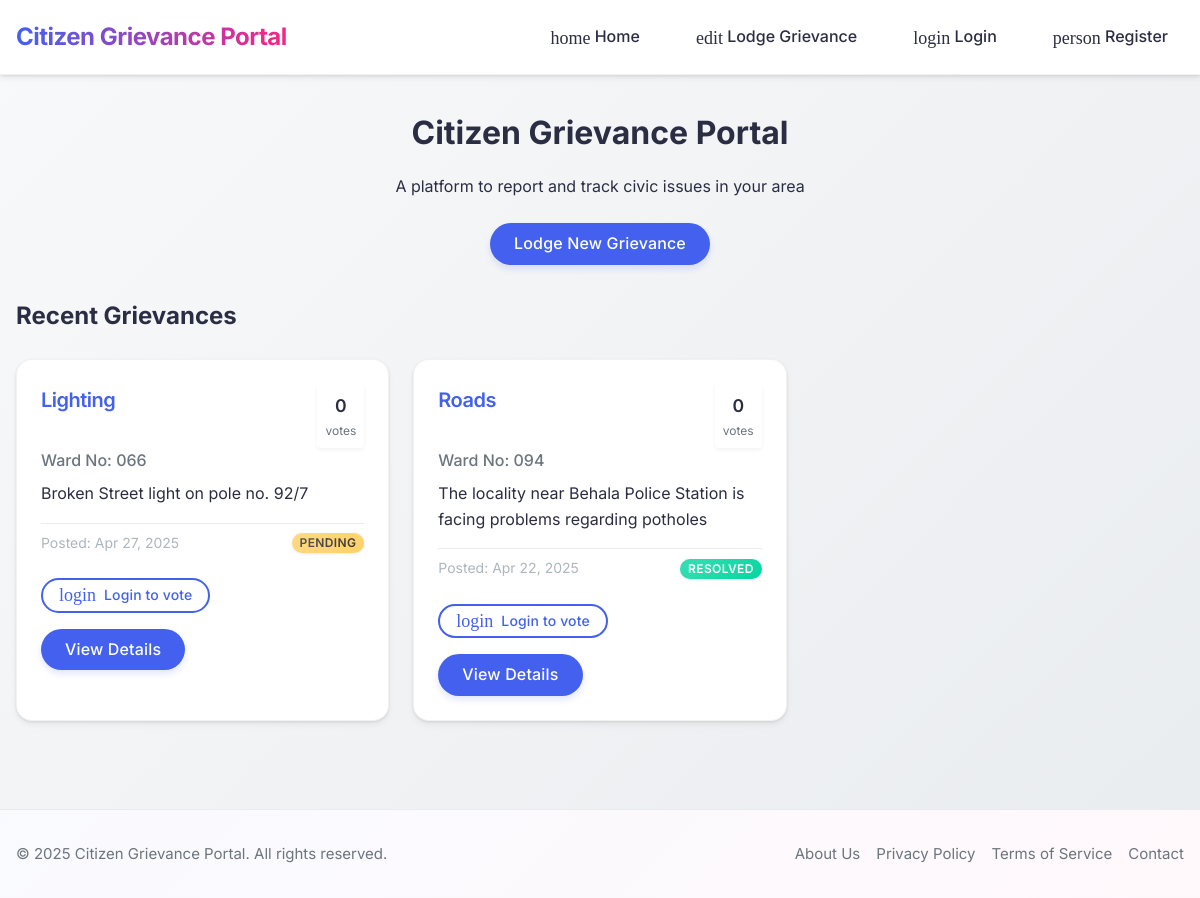
Before: / with the older database file.
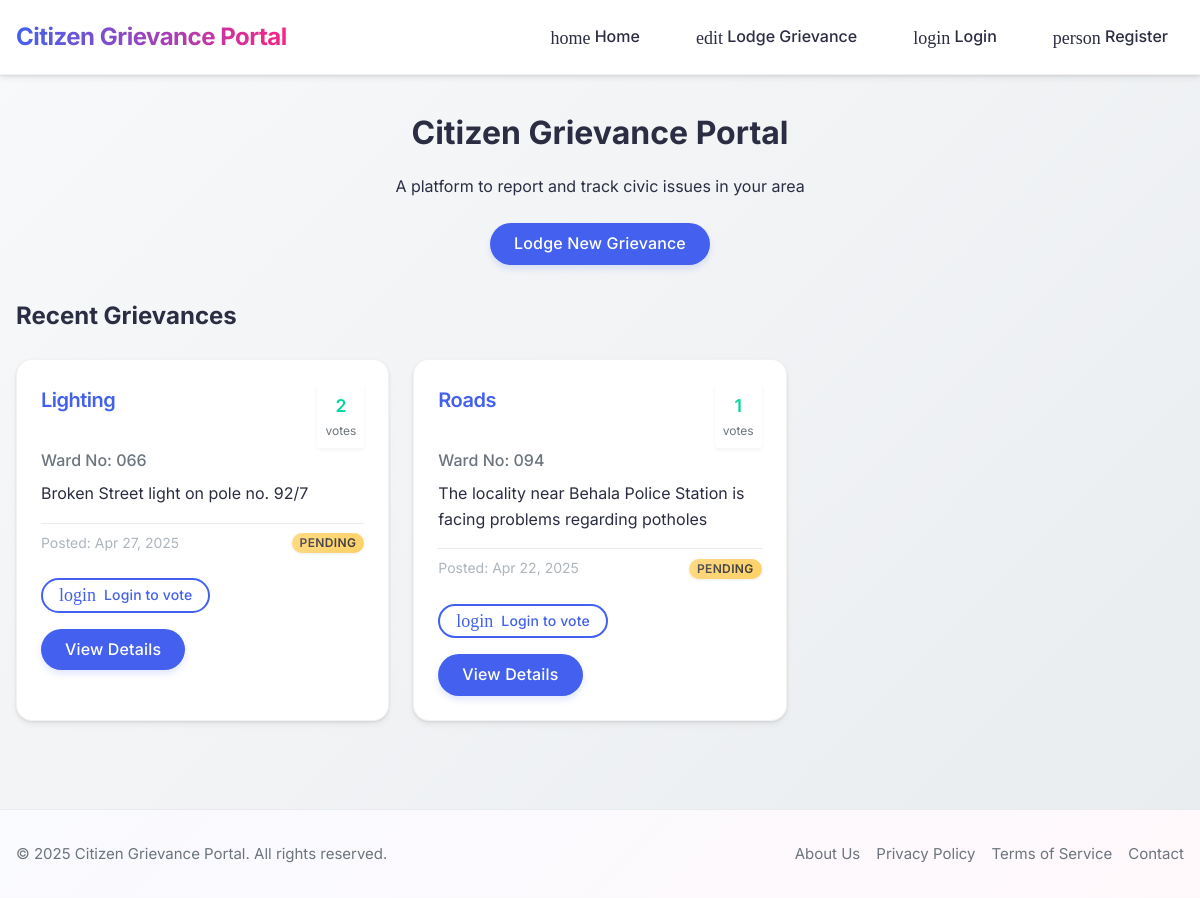
After: the same page with the newer database file.
### citizen/models.py (models this page shows, shortened)
class Post(models.Model):
    host = models.ForeignKey(User, on_delete = models.SET_NULL, null = True)
    dept = models.ForeignKey(dept, on_delete = models.SET_NULL, null = True)
    ward_no = models.ForeignKey(ward_no, on_delete = models.SET_NULL, null=True)
    description = models.TextField(null=True, blank=True)
    image = models.ImageField(null=True, blank=True, upload_to='images/')
    created = models.DateTimeField(auto_now_add=True)
    status = models.ForeignKey(status, on_delete= models.SET_NULL, null=True)
    class Meta:
        ordering = ['-created']

class status(models.Model):
    name = models.CharField(max_length=100)
    def __str__(self):
        return self.name

class dept(models.Model):
    name = models.CharField(max_length=100)
    def __str__(self):
        return self.name

class ward_no(models.Model):
    name = models.CharField(max_length=3)
    def __str__(self):
        return self.name

### citizen/views.py (the view)
# urls.py: 2. Add a URL to urlpatterns:  path('', views.home, name='home')
def home(request):
    posts = Post.objects.all().annotate(vote_count=Coalesce(Sum('votes__value'), 0)).order_by('-vote_count', '-created')
    user_votes = {}
    if request.user.is_authenticated:
        votes = Vote.objects.filter(user=request.user)
        for vote in votes:
            user_votes[vote.post_id] = vote.value
    context = {
        'posts': posts,
        'user_votes': user_votes
    }
    return render(request, 'citizen/home.html', context)

### citizen/templates/citizen/home.html (shortened to what this page needs)
{% extends 'header.html' %}
{% load citizen_extras %}
{% block content %}
<div class="mb-4">
    <div class="text-center mb-4">
        <h1 class="mb-2">Citizen Grievance Portal</h1>
        <p class="mb-3">A platform to report and track civic issues in your area</p>
        <a href="{% url 'lodge_grevance' %}" class="btn btn-primary">Lodge New Grievance</a>
    </div>
    <div class="mb-3">
        <h2 class="mb-3">Recent Grievances</h2>
        <div class="posts-container">
            {% for post in posts %}
            <div class="card">
                <div class="card-header">
                    <h3 class="card-title">{{ post.dept }}</h3>
                    <div class="vote-indicator">
                        <span class="vote-count {% if post.vote_count > 0 %}positive{% elif post.vote_count < 0 %}negative{% endif %}" id="vote-total-{{ post.id }}">
                            {{ post.vote_count|default:"0" }}
                        </span>
                        <span class="vote-label">votes</span>
                    </div>
                </div>
                <h4 class="card-subtitle">Ward No: {{ post.ward_no }}</h4>
                <p class="card-text">{{ post.description|truncatewords:20 }}</p>
                <div class="card-meta">
                    <span>Posted: {{ post.created|date:"M d, Y" }}</span>
                    {% if post.status %}
                    <span class="badge badge-{{ post.status.name|lower }}">{{ post.status }}</span>
                    {% endif %}
                </div>
                <div class="vote-actions mt-3">
                    <div class="vote-buttons">
                        {% if request.user.is_authenticated %}
                        <button class="vote-btn upvote-btn {% if user_votes|get_item:post.id == 1 %}active{% endif %}"
                                data-post-id="{{ post.id }}"
                                data-vote-type="upvote">
                            <span class="icon icon-arrow-up"></span>
                            <span class="vote-count-small">{{ post.get_upvote_count }}</span>
                        </button>
                        <button class="vote-btn downvote-btn {% if user_votes|get_item:post.id == -1 %}active{% endif %}"
                                data-post-id="{{ post.id }}"
                                data-vote-type="downvote">
                            <span class="icon icon-arrow-down"></span>
                            <span class="vote-count-small">{{ post.get_downvote_count }}</span>
                        </button>
                        {% else %}
                        <a href="{% url 'login' %}?next={{ request.path }}" class="btn btn-sm btn-outline">
                            <span class="icon icon-login icon-sm"></span> Login to vote
                        </a>
                        {% endif %}
                    </div>
                </div>
                <div class="mt-2">
                    <a href="{% url 'view_grevance' post.id %}" class="btn btn-animated">View Details</a>
                </div>
            </div>
            {% empty %}
            <div class="text-center p-4">
                <h3>No grievances have been reported yet</h3>
                <p class="mb-3">Be the first to report an issue in your area</p>
                <a href="{% url 'lodge_grevance' %}" class="btn btn-primary">Lodge New Grievance</a>
            </div>
            {% endfor %}
        </div>
    </div>
</div>
{% endblock content %}

Changed rows visible on the page:
computed for Post "Broken Street light on pole no. 92/7": vote_count "0" → "2"
changed Post "The locality near Behala Police Station is facing problems regarding potholes": vote_count "0" → "1"; status_id 2 → 1 (drawn); status "RESOLVED" → "PENDING"
